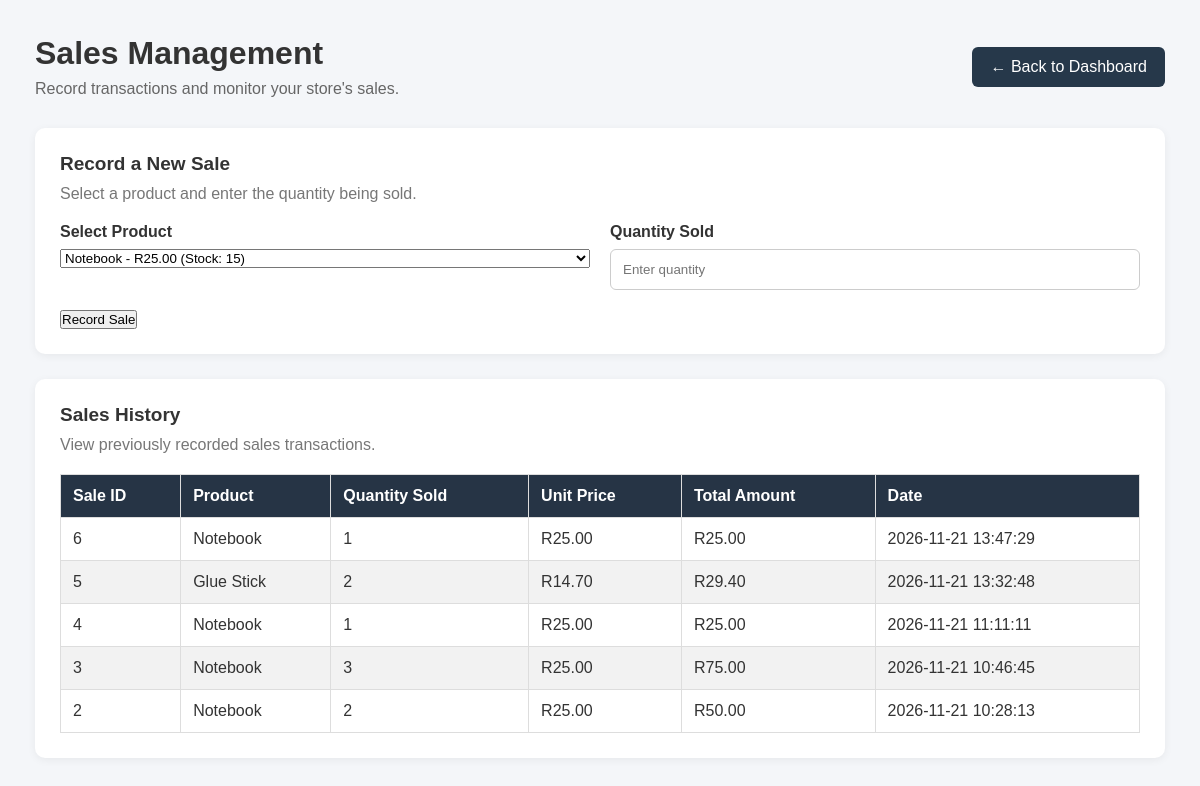
The app's page /sales with its own data.
### tables this page shows
CREATE TABLE sales (
                sale_id INTEGER PRIMARY KEY AUTOINCREMENT,
                product_id INTEGER NOT NULL,
                quantity_sold INTEGER NOT NULL,
                unit_price REAL NOT NULL,
                total_amount REAL NOT NULL,
                sale_date TIMESTAMP DEFAULT CURRENT_TIMESTAMP,
                FOREIGN KEY (product_id) REFERENCES products(product_id)
            );

CREATE TABLE products (
            product_id INTEGER PRIMARY KEY AUTOINCREMENT,
            product_name TEXT NOT NULL,
            category TEXT NOT NULL,
            price REAL NOT NULL,
            quantity INTEGER NOT NULL,
            min_quantity INTEGER NOT NULL
        );

### app.py (the view)
@app.route('/sales')
def sales():
    connection = get_db_connection()
    products = connection.execute(
        'SELECT * FROM products'
    ).fetchall()
    all_sales = connection.execute('''
        SELECT sales.*, products.product_name
        FROM sales
        JOIN products ON sales.product_id = products.product_id
        ORDER BY sales.sale_id DESC
    ''').fetchall()
    connection.close()
    return render_template(
        'sales.html',
        products=products,
        sales=all_sales
    )

### app.py (called while the page is built)
def get_db_connection():
    connection = sqlite3.connect('general_store.db')
    connection.row_factory = sqlite3.Row
    return connection

### templates/sales.html (shortened to what this page needs)
<!DOCTYPE html>
<html lang="en">
<head>
    <link rel="stylesheet" href="{{ url_for('static', filename='css/style.css') }}">
</head>
<body>
    <div class="container">
        <main class="main-content">
            <header class="page-header">
                <div>
                    <h1>Sales Management</h1>
                    <p>Record transactions and monitor your store's sales.</p>
                </div>
                <a href="{{ url_for('dashboard') }}" class="back-button">
                    ← Back to Dashboard
                </a>
            </header>
            <section class="dashboard-section">
                <h2>Record a New Sale</h2>
                <p>Select a product and enter the quantity being sold.</p>
                <form method="POST" action="{{ url_for('add_sale') }}">
                    <div class="form-grid">
                        <div class="form-group">
                            <label>Select Product</label>
                            <select name="product_id" required>
                                {% for product in products %}
                                    <option value="{{ product.product_id }}">
                                        {{ product.product_name }}
                                        - R{{ "%.2f"|format(product.price) }}
                                    </option>
                                {% endfor %}
                            </select>
                        </div>
                        <div class="form-group">
                            <label>Quantity Sold</label>
                            <input type="number"
                                   name="quantity_sold"
                                   min="1"
                                   placeholder="Enter quantity"
                                   required>
                        </div>
                    </div>
                    <button type="submit">Record Sale</button>
                </form>
            </section>
            <section class="dashboard-section">
                <h2>Sales History</h2>
                <p>View previously recorded sales transactions.</p>
                <table>
                    <thead>
                        <tr>
                            <th>Sale ID</th>
                            <th>Product</th>
                            <th>Quantity Sold</th>
                            <th>Unit Price</th>
                            <th>Total Amount</th>
                            <th>Date</th>
                        </tr>
                    </thead>
                    <tbody>
                        {% for sale in sales %}
                        <tr>
                            <td>{{ sale.sale_id }}</td>
                            <td>{{ sale.product_name }}</td>
                            <td>{{ sale.quantity_sold }}</td>
                            <td>R{{ "%.2f"|format(sale.unit_price) }}</td>
                            <td>R{{ "%.2f"|format(sale.total_amount) }}</td>
                            <td>{{ sale.sale_date }}</td>
                        </tr>
                        {% else %}
                        <tr>
                            <td colspan="6">No sales transactions recorded yet.</td>
                        </tr>
                        {% endfor %}
                    </tbody>
                </table>
            </section>
        </main>
    </div>
</body>
</html>

### static/css/style.css (style rules this page uses)
* { margin: 0; padding: 0; box-sizing: border-box; font-family: Arial, sans-serif; }
body { background-color: #f4f6f9; color: #333; }
.container { display: flex; min-height: 100vh; }
.main-content { flex: 1; max-width: 1400px; margin: 0 auto; padding: 35px; }
header { display: flex; justify-content: space-between; align-items: center; margin-bottom: 35px; }
header h1 { margin-bottom: 8px; }
header p { color: #64748b; }
.dashboard-section { background-color: white; padding: 25px; border-radius: 10px; margin-bottom: 25px; min-height: 130px; }
.dashboard-section h2 { margin-bottom: 18px; font-size: 19px; }
.dashboard-section p { color: #64748b; }
.page-header { display: flex; justify-content: space-between; align-items: center; gap: 20px; margin-bottom: 30px; }
.page-header h1 { margin-bottom: 8px; }
.page-header p { color: #666; }
.back-button { display: inline-block; padding: 11px 18px; background-color: #26384a; color: white; text-decoration: none; border-radius: 6px; white-space: nowrap; }
.dashboard-section { background: white; padding: 25px; margin-bottom: 25px; border-radius: 10px; box-shadow: 0 2px 8px rgba(0, 0, 0, 0.06); }
.dashboard-section h2 { margin-bottom: 10px; }
.dashboard-section > p { color: #777; margin-bottom: 20px; }
.form-grid { display: grid; grid-template-columns: repeat(2, minmax(0, 1fr)); gap: 20px; margin-bottom: 20px; }
.form-group { display: flex; flex-direction: column; gap: 8px; }
.form-group label { font-weight: 600; }
.form-group input { width: 100%; padding: 12px; border: 1px solid #ccc; border-radius: 6px; box-sizing: border-box; }
table { width: 100%; border-collapse: collapse; margin-top: 20px; background-color: white; }
th, td { border: 1px solid #ddd; padding: 12px; text-align: left; }
th { background-color: #263445; color: white; }
tr:nth-child(even) { background-color: #f2f2f2; }

### records on screen
sales: sale_id "6", product_name "Notebook", quantity_sold "1", unit_price "25.00", total_amount "25.00", sale_date "2026-11-21 13:47:29"
sales: sale_id "5", product_name "Glue Stick", quantity_sold "2", unit_price "14.70", total_amount "29.40", sale_date "2026-11-21 13:32:48"
sales: sale_id "4", product_name "Notebook", quantity_sold "1", unit_price "25.00", total_amount "25.00", sale_date "2026-11-21 11:11:11"
sales: sale_id "3", product_name "Notebook", quantity_sold "3", unit_price "25.00", total_amount "75.00", sale_date "2026-11-21 10:46:45"
sales: sale_id "2", product_name "Notebook", quantity_sold "2", unit_price "25.00", total_amount "50.00", sale_date "2026-11-21 10:28:13"

### other values on screen
form field product_id "Notebook - R25.00 (Stock: 15)"
